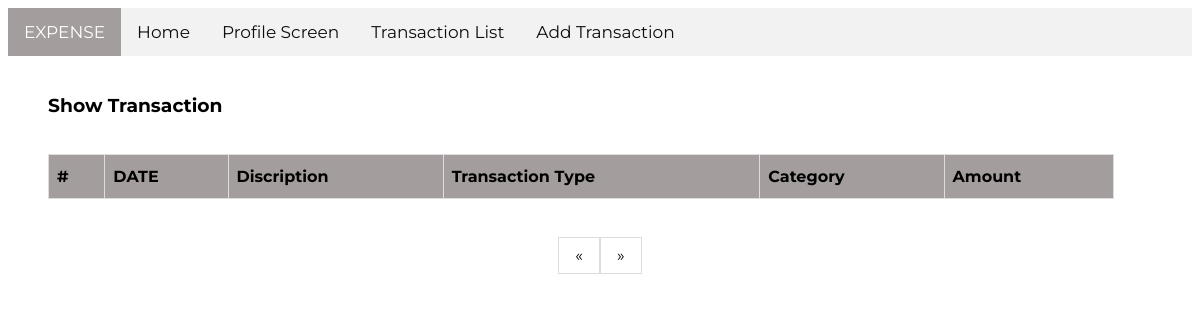
Page /show-transaction/ on the earlier database version.
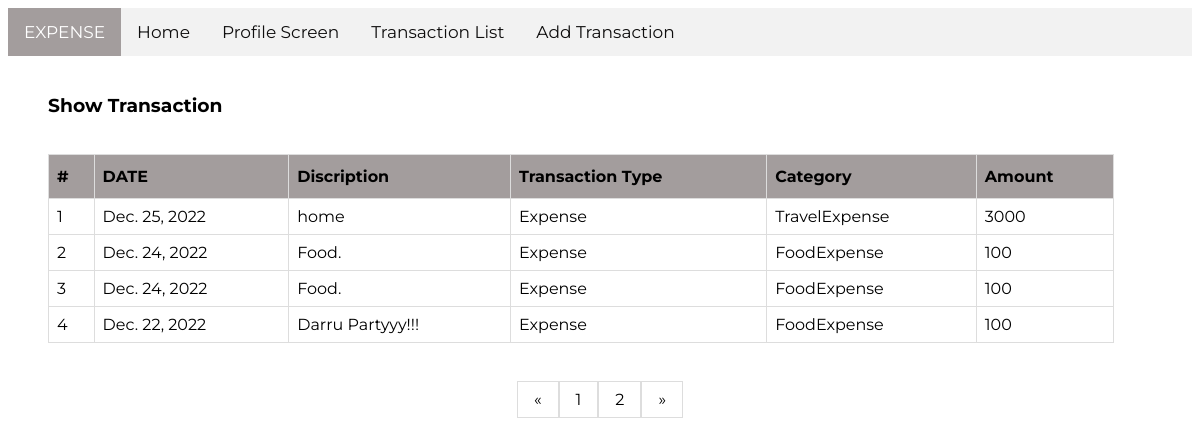
Same page on the later database version.
### ExpenseApp/models.py (models this page shows, shortened)
class Addmoney(models.Model):
    transType = models.CharField(max_length = 30 )
    quantity = models.BigIntegerField()
    transDate = models.DateField(default = now)
    catData = models.CharField( max_length = 50)
    transDisc = models.CharField(max_length=50)

### ExpenseApp/views.py (the view)
# urls.py: path('show-transaction/', views.showTransactionList, name="showTransactionList")
def showTransactionList(request):
    transData = Addmoney.objects.order_by("-transDate")
    dataList = []
    pagiPerPageCount = 4
    curPage = 1
    lastPage = ''
    pageNum = []
    currentPage = request.GET.get('page')
    if currentPage is not None and currentPage.isnumeric():
        curPage = int(currentPage)
    lenData = len(transData)
    pageCount = math.ceil(lenData/pagiPerPageCount)
    startPoint = (curPage -1)*pagiPerPageCount
    endpoint = startPoint+pagiPerPageCount
    dataList = transData[startPoint:endpoint]
    for pa in range(1,pageCount+1):
        pageNum.append(pa)
    if len(pageNum) == 0:
        lastPage = '0'
    else:
        lastPage = pageNum[-1]
    context = {
        "TransData" : dataList,
        "pageCount" : pageNum,
        "lastPage"  : lastPage
        }
    return render(request, 'ExpenseApp/show_transaction.html', context)

### ExpenseApp/templates/ExpenseApp/show_transaction.html
{% extends 'ExpenseApp/base.html' %}
{% load static %}
{% block content %}
    <br>
    <div id="listContainer">
      <div>
          <h3>Show Transaction</h3>
      </div>
      <br>
      <div>
          <table id="transaction">
              <thead>
                <tr>
                  <th scope="col">#</th>
                  <th scope="col">DATE</th>
                  <th scope="col">Discription</th>
                  <th scope="col">Transaction Type</th>
                  <th scope="col">Category</th>
                  <th scope="col">Amount</th>
                </tr>
              </thead>
              <tbody>
                {% for item in TransData %}
                  <tr>
                    <td scope="row">{{ forloop.counter }}</td>
                    <td>{{ item.transDate }}</td>
                    <td>{{ item.transDisc }}</td>
                    <td>{{ item.transType }}</td>
                    <td>{{ item.catData }}</td>
                    <td>{{ item.quantity }}</td>
                  </tr>
                {% endfor %}
              </tbody>
            </table>
      </div>
    </div>
    <br>
    <br>
    <div id="pagi">
      <a href="?page=1">&laquo;</a>
      {% for p in pageCount %}
        <a href="?page={{ forloop.counter }}">{{ forloop.counter }}</a>
      {% endfor %}
      <a href="?page={{ lastPage }}"">&raquo;</a>
    </div>
{% endblock %}

Differences in the rows shown:
added Addmoney: transDate "Dec. 25, 2022", transDisc "home", transType "Expense", catData "TravelExpense", quantity "3000"
added Addmoney: transDate "Dec. 24, 2022", transDisc "Food.", transType "Expense", catData "FoodExpense", quantity "100"
added Addmoney: transDate "Dec. 24, 2022", transDisc "Food.", transType "Expense", catData "FoodExpense", quantity "100"
added Addmoney: transDate "Dec. 22, 2022", transDisc "Darru Partyyy!!!", transType "Expense", catData "FoodExpense", quantity "100"
Other differences:
new list line: "1"
new list line: "2"
